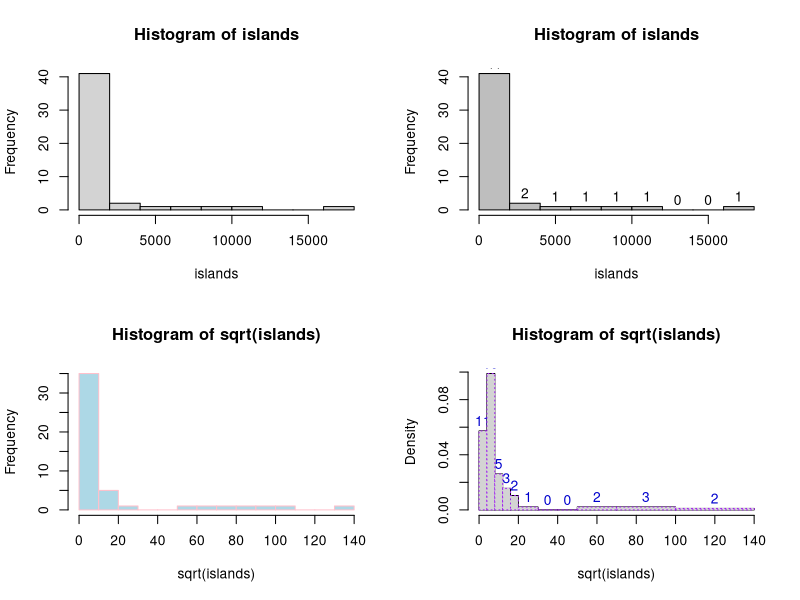
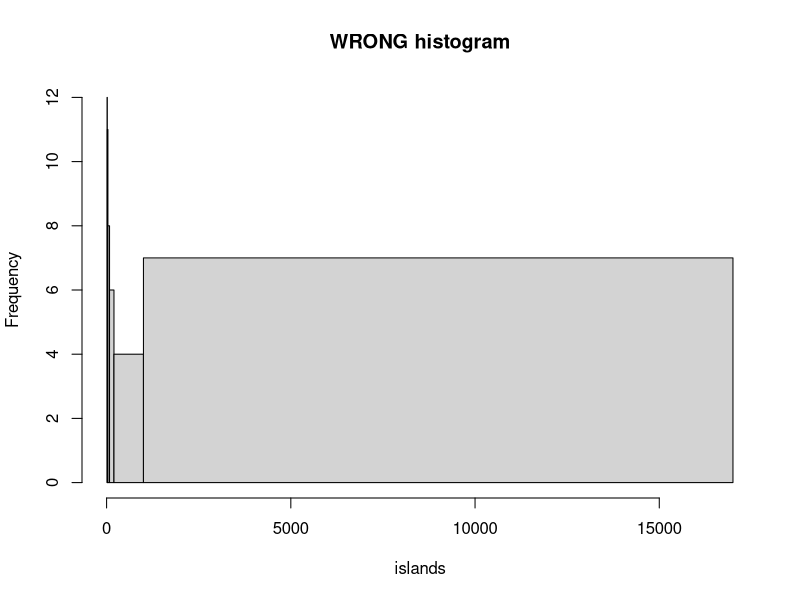
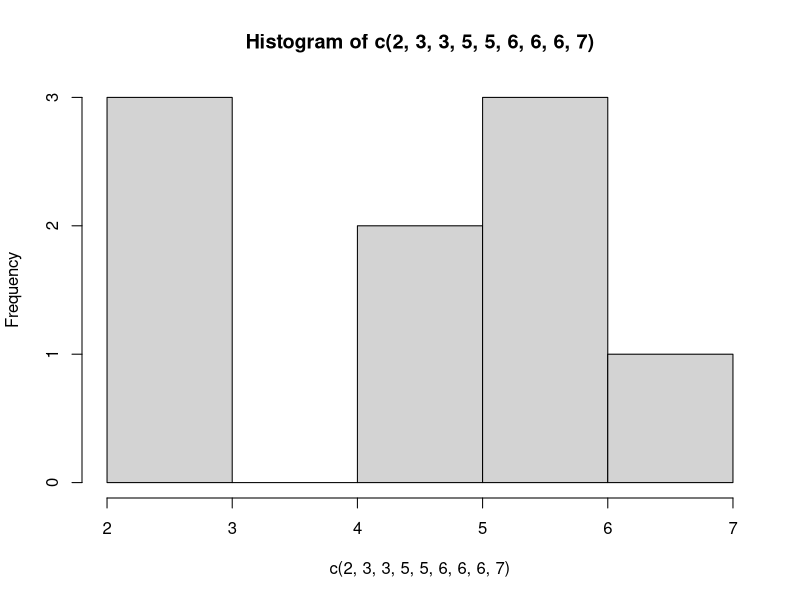
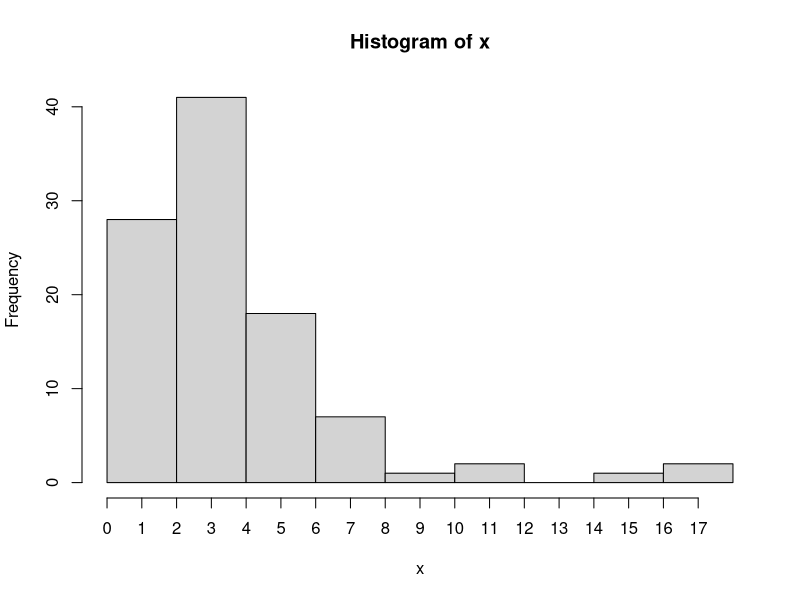
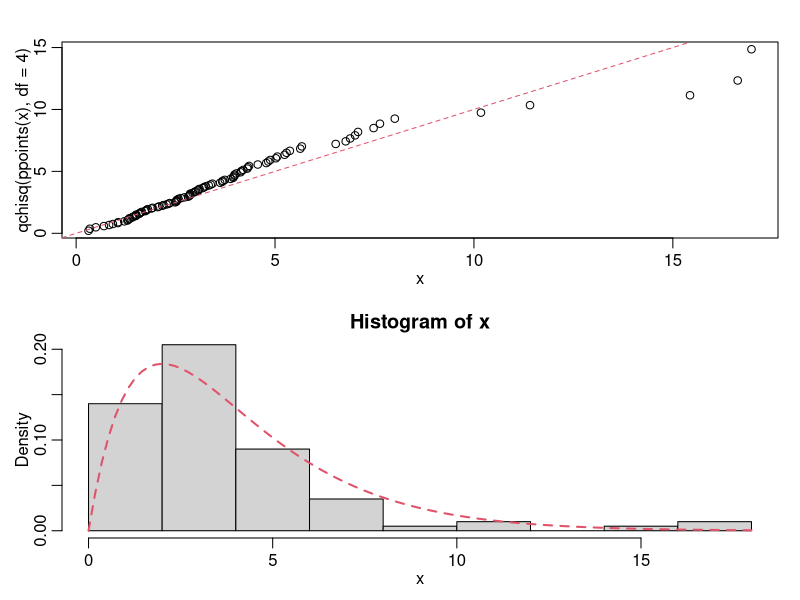
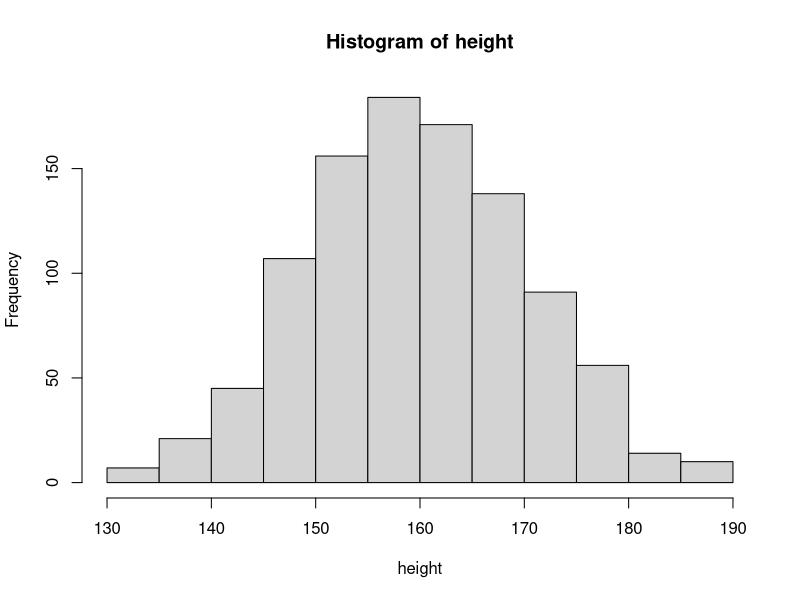
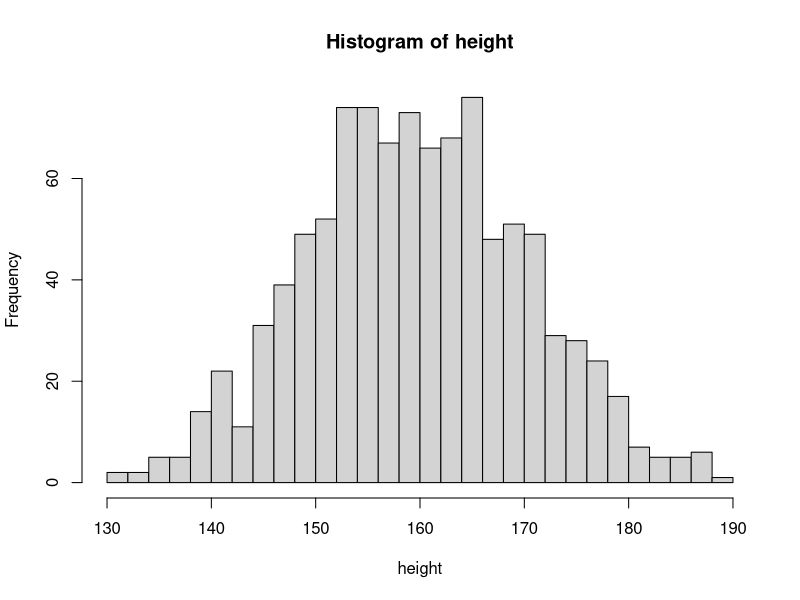
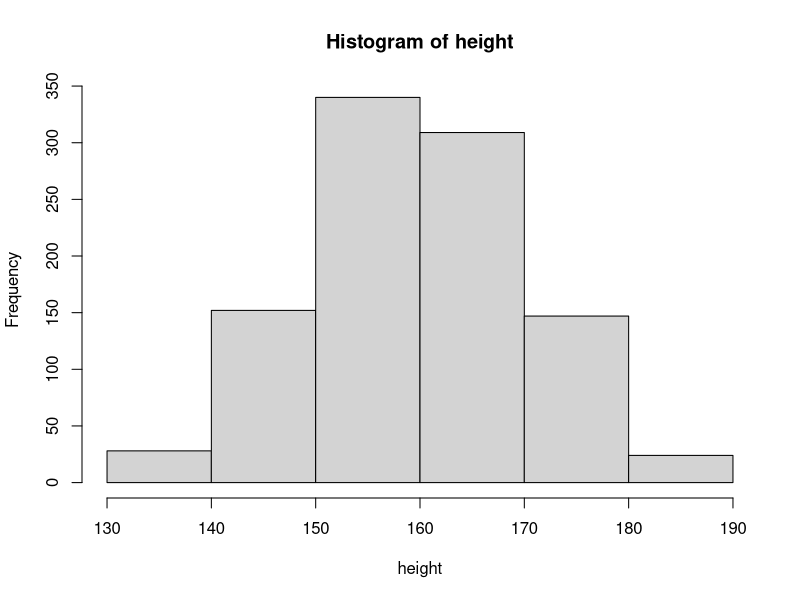

Source code (R) for these figures, in order:
?hist
example(hist)

height <- rnorm(1000, 160, 10)
hinfo <- hist(height)
hinfo

hist(height, breaks=30)
hist(height, breaks=5)
m1 <- min(height)
m2 <- max(height)
hist(height, breaks=seq(m1-1, m2+1, len=10))

hist(height, freq=FALSE)
lines(density(height))
abline(v=mean(height), col="red")
abline(v=160+sd(height), col="blue")
abline(v=160-sd(height), col="blue")

hist(height, freq=FALSE)
curve(dnorm(x, mean(height), sd(height)),
      add=TRUE, col="darkred", lwd=2)
